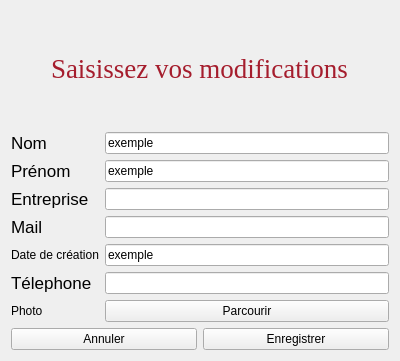
<?xml version="1.0" encoding="UTF-8"?>
<ui version="4.0">
 <class>FormModifContact</class>
 <widget class="QWidget" name="FormModifContact">
  <property name="geometry">
   <rect>
    <x>0</x>
    <y>0</y>
    <width>400</width>
    <height>361</height>
   </rect>
  </property>
  <property name="windowTitle">
   <string>ModifContact</string>
  </property>
  <layout class="QVBoxLayout" name="verticalLayout">
   <item alignment="Qt::AlignHCenter">
    <widget class="QLabel" name="label">
     <property name="font">
      <font>
       <family>Tinos</family>
       <pointsize>20</pointsize>
      </font>
     </property>
     <property name="text">
      <string>&lt;html&gt;&lt;head/&gt;&lt;body&gt;&lt;p&gt;&lt;span style=&quot; color:#a51d2d;&quot;&gt;Saisissez vos modifications&lt;/span&gt;&lt;/p&gt;&lt;/body&gt;&lt;/html&gt;</string>
     </property>
    </widget>
   </item>
   <item>
    <layout class="QFormLayout" name="formLayout">
     <item row="0" column="0">
      <widget class="QLabel" name="label_2">
       <property name="font">
        <font>
         <pointsize>13</pointsize>
        </font>
       </property>
       <property name="text">
        <string>Nom</string>
       </property>
      </widget>
     </item>
     <item row="1" column="0">
      <widget class="QLabel" name="label_6">
       <property name="font">
        <font>
         <pointsize>13</pointsize>
        </font>
       </property>
       <property name="text">
        <string>Prénom</string>
       </property>
      </widget>
     </item>
     <item row="2" column="0">
      <widget class="QLabel" name="label_5">
       <property name="font">
        <font>
         <pointsize>13</pointsize>
        </font>
       </property>
       <property name="text">
        <string>Entreprise</string>
       </property>
      </widget>
     </item>
     <item row="3" column="0">
      <widget class="QLabel" name="label_4">
       <property name="font">
        <font>
         <pointsize>13</pointsize>
        </font>
       </property>
       <property name="text">
        <string>Mail</string>
       </property>
      </widget>
     </item>
     <item row="5" column="0">
      <widget class="QLabel" name="label_3">
       <property name="font">
        <font>
         <pointsize>13</pointsize>
        </font>
       </property>
       <property name="text">
        <string>Télephone</string>
       </property>
      </widget>
     </item>
     <item row="0" column="1">
      <widget class="QLineEdit" name="lineEditNom">
       <property name="enabled">
        <bool>true</bool>
       </property>
       <property name="text">
        <string>exemple</string>
       </property>
      </widget>
     </item>
     <item row="1" column="1">
      <widget class="QLineEdit" name="lineEditPrenom">
       <property name="enabled">
        <bool>true</bool>
       </property>
       <property name="text">
        <string>exemple</string>
       </property>
      </widget>
     </item>
     <item row="2" column="1">
      <widget class="QLineEdit" name="lineEdit_Entr"/>
     </item>
     <item row="3" column="1">
      <widget class="QLineEdit" name="lineEdit_Mail"/>
     </item>
     <item row="5" column="1">
      <widget class="QLineEdit" name="lineEdit_Tel"/>
     </item>
     <item row="6" column="0">
      <widget class="QLabel" name="label_7">
       <property name="text">
        <string>Photo</string>
       </property>
      </widget>
     </item>
     <item row="6" column="1">
      <widget class="QPushButton" name="pushButtonParcourir">
       <property name="text">
        <string>Parcourir</string>
       </property>
      </widget>
     </item>
     <item row="4" column="0">
      <widget class="QLabel" name="label_8">
       <property name="text">
        <string>Date de création</string>
       </property>
      </widget>
     </item>
     <item row="4" column="1">
      <widget class="QLineEdit" name="lineEdit_DateC">
       <property name="enabled">
        <bool>true</bool>
       </property>
       <property name="text">
        <string>exemple</string>
       </property>
      </widget>
     </item>
    </layout>
   </item>
   <item>
    <layout class="QHBoxLayout" name="horizontalLayout_2">
     <item>
      <widget class="QPushButton" name="pushButton">
       <property name="text">
        <string>Annuler</string>
       </property>
      </widget>
     </item>
     <item>
      <widget class="QPushButton" name="pushButton_Enregistrer">
       <property name="text">
        <string>Enregistrer</string>
       </property>
      </widget>
     </item>
    </layout>
   </item>
  </layout>
 </widget>
 <resources/>
 <connections>
  <connection>
   <sender>pushButton</sender>
   <signal>clicked()</signal>
   <receiver>FormModifContact</receiver>
   <slot>close()</slot>
   <hints>
    <hint type="sourcelabel">
     <x>267</x>
     <y>251</y>
    </hint>
    <hint type="destinationlabel">
     <x>302</x>
     <y>296</y>
    </hint>
   </hints>
  </connection>
 </connections>
</ui>
